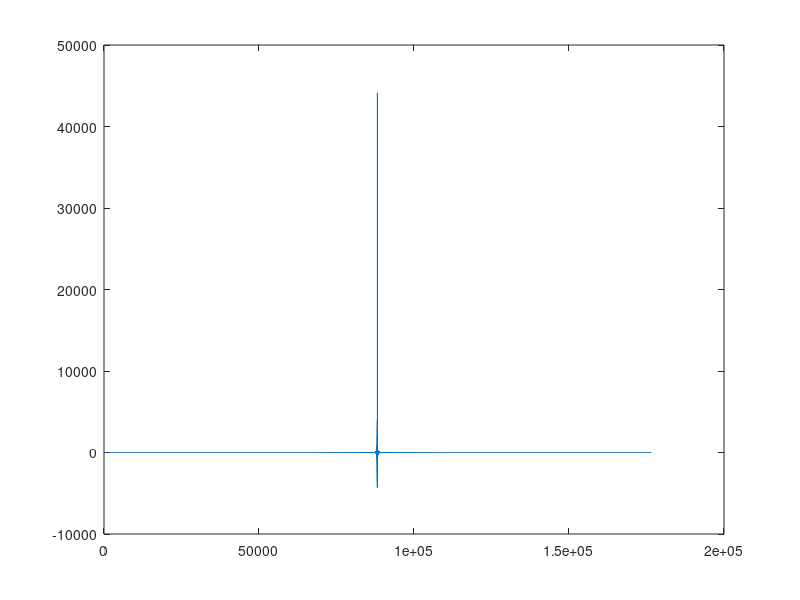

Write MATLAB code to recreate this figure.
setenv("GNUTERM", "x11");

fc=44100;
sinc=1/fc;
dur=2;
t=[0:sinc:dur-sinc];
f0=20;
f1= 20000;
t1= t(size(t,2));
y= chirp(t,f0,t1,f1);
yr=fliplr(y);
ir=conv(y,yr);

plot(ir)